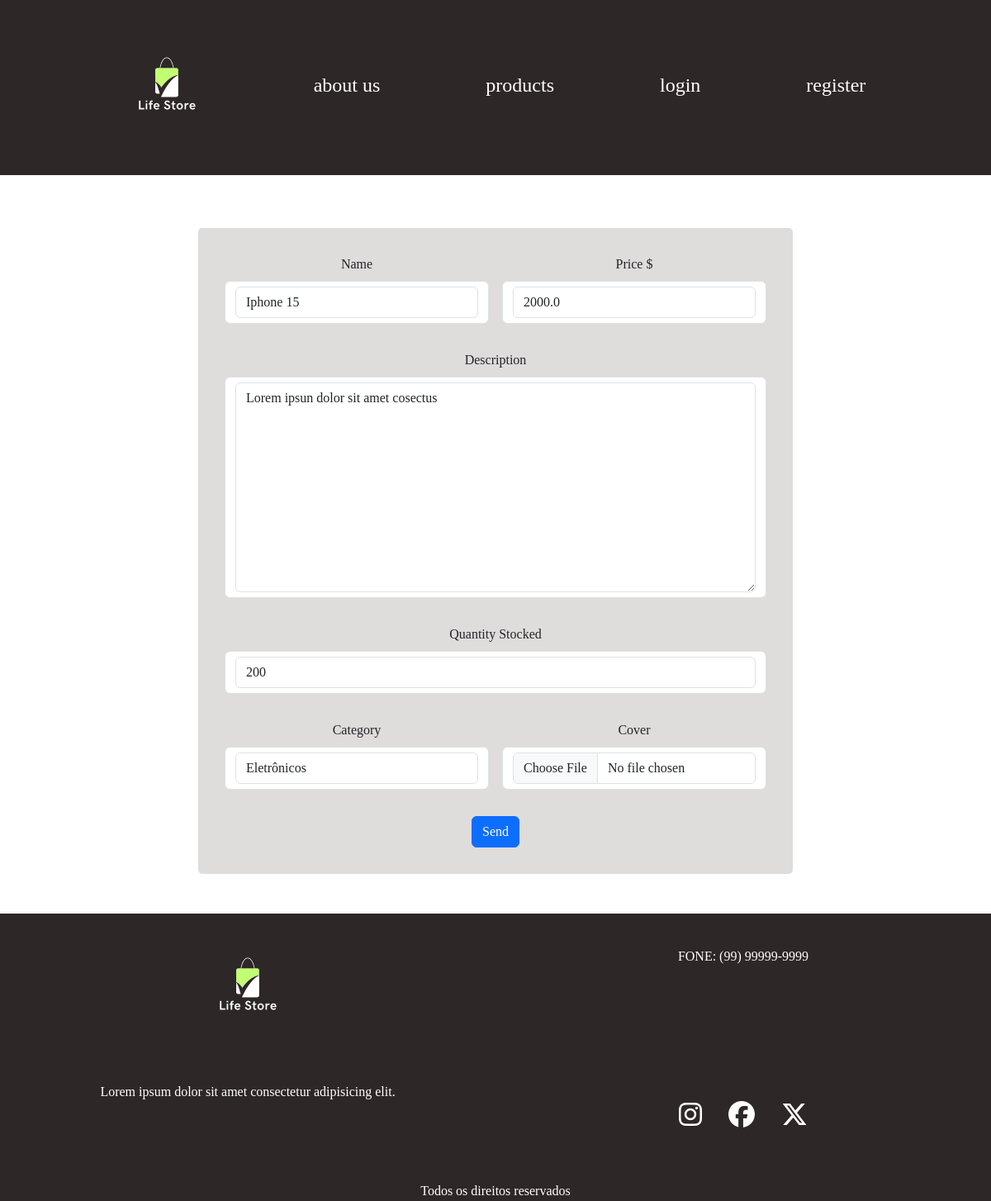
The page /product/update/2/ on the database as committed earlier.
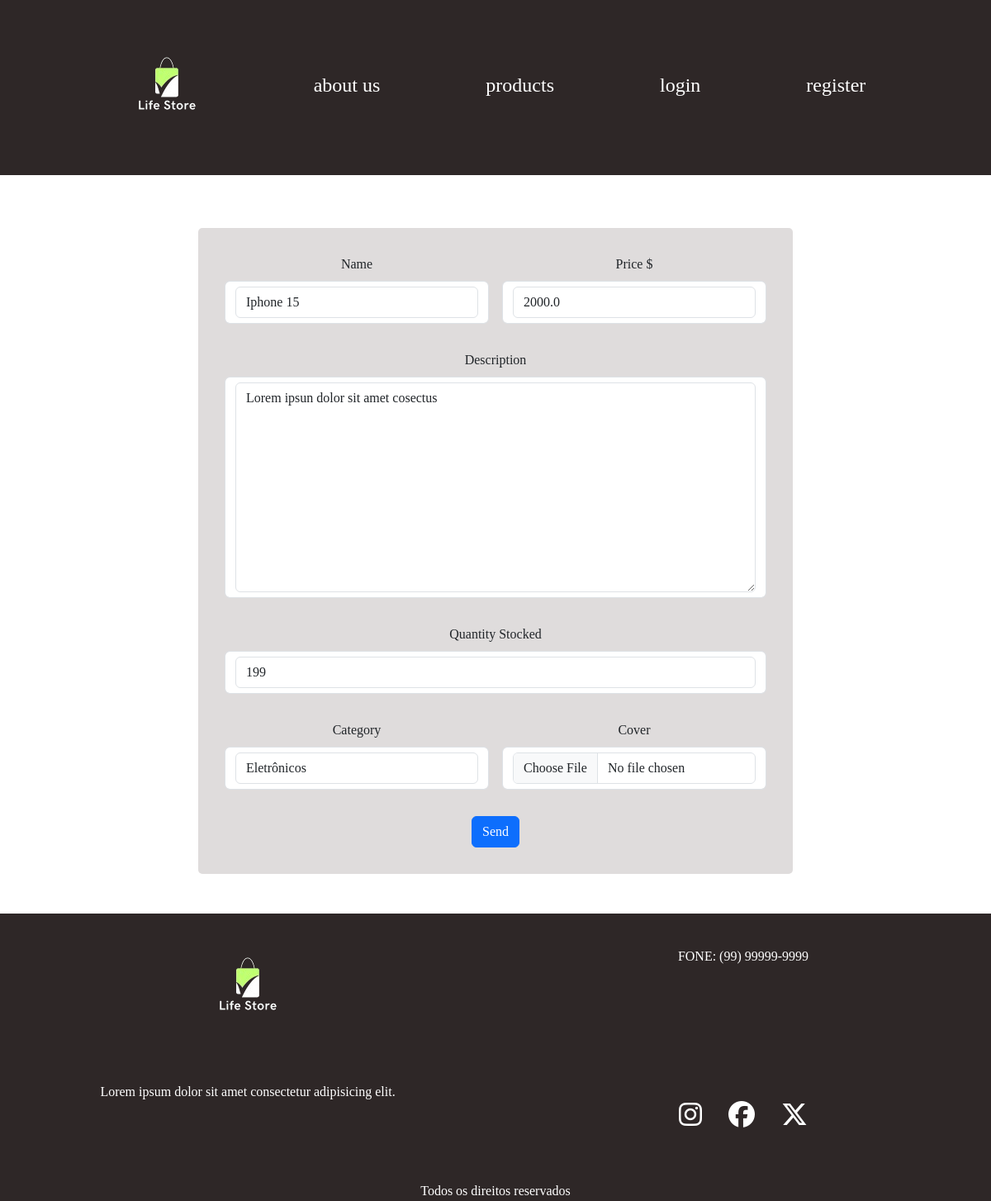
The same page on the database as committed later.
### products/models.py (models this page shows)
class Product(models.Model):
    name = models.CharField(max_length=60)
    description = models.TextField()
    price = models.FloatField()
    category = models.ForeignKey(Category, on_delete=models.CASCADE)
    quantity_stocked = models.IntegerField()
    cover = models.ImageField(
        upload_to="products/covers/%Y/%m/%d/", blank=True, default=""
    )
    created_at = models.DateTimeField(auto_now_add=True)
    updated_at = models.DateTimeField(auto_now=True)

### products/views/site.py (the view)
@has_role_decorator("Admin")
def ProductUpdateView(request, id):  # Atualiza um Produto
    product = get_object_or_404(Product, id=id)
    if request.method == "GET":
        form = ProductForm(instance=product)
    elif request.method == "POST":
        form = ProductForm(request.POST, request.FILES, instance=product)
        if form.is_valid():
            form.save()
            messages.success(request, "Product was updated")
            return redirect("index")
    return render(request, "products/pages/form.html", context={"form": form})

### products/forms.py
class ProductForm(forms.ModelForm):
    class Meta:
        model = Product
        fields = [
            "name",
            "description",
            "price",
            "category",
            "quantity_stocked",
            "cover",
        ]
        widgets = {
            "name": forms.TextInput(attrs={"class": "form-control"}),
            "description": forms.Textarea(attrs={"class": "form-control"}),
            "price": forms.NumberInput(attrs={"class": "form-control"}),
            "category": forms.Select(attrs={"class": "form-control"}),
            "quantity_stocked": forms.NumberInput(attrs={"class": "form-control"}),
            "cover": forms.FileInput(attrs={"class": "form-control"}),
        }

### products/models.py (called while the page is built)
    def __str__(self):
        return self.name

### products/templates/products/pages/form.html (shortened to what this page needs)
{% extends 'global/base.html' %}
{% block content %}
  <div class="content-form">
    <form class="row g-3" method="post" enctype="multipart/form-data">
        <div class="col-md-6">
            <label for="inputName4" class="form-label">Name</label>
            <p type="text" class="form-control" id="inputName4">
                {{ form.name }}
            </p>
        </div>
        <div class="col-md-6">
            <label for="inputDescription4" class="form-label">Price $</label>
            <p type="number" class="form-control" id="inputPrice">
                {{ form.price }}
            </p>
        </div>
        <div class="col-12">
            <label for="inputDescription" class="form-label">Description</label>
            <p type="text" class="form-control" id="inputDescription">
                {{ form.description}}
            </p>
        </div>
        <div class="col-12">
            <label for="inputQuantityStocked" class="form-label">Quantity Stocked</label>
            <p type="number" class="form-control" id="inputQuantityStocked">
                {{ form.quantity_stocked }}
            </p>
        </div>
        <div class="col-md-6">
            <label for="inputCategory" class="form-label">Category</label>
            <p type="select" class="form-control" id="inputSelect">
                {{ form.category }}
            </p>
        </div>
        <div class="col-md-6">
            <label for="inputCover" class="form-label">Cover</label>
            <p type="file" class="form-control" id="inputCover">
                {{ form.cover }}
            </p>
        </div>
        <div class="col-12">
            <button type="submit" class="btn btn-primary">Send</button>
        </div>
    </form>
  </div>
{% endblock content %}

Rows that differ between the two databases and show on the page:
changed Product "Iphone 15": quantity_stocked "200" → "199"
